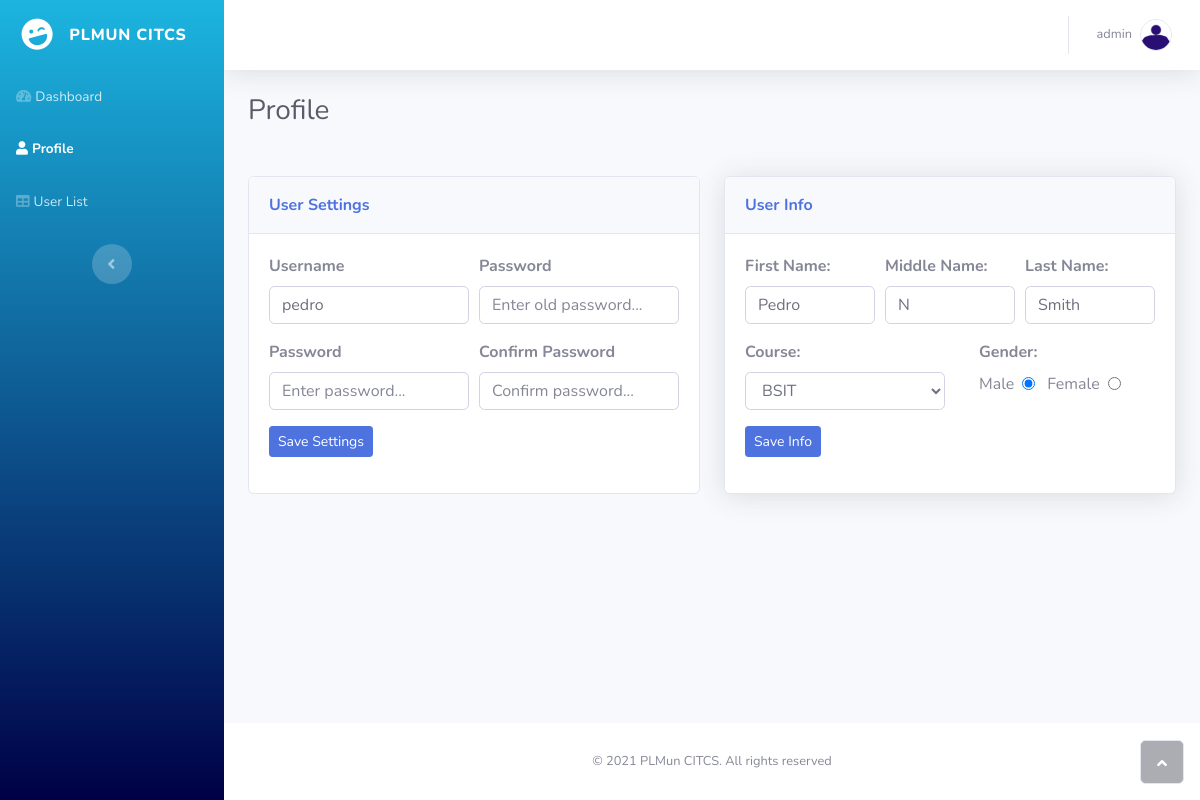
/admin/profile.php?id=3 (signed in), run on the app's committed database.
### tables this page shows
CREATE TABLE IF NOT EXISTS `user_info` (
  `info_id` int(11) NOT NULL AUTO_INCREMENT,
  `user_id` int(11) NOT NULL,
  `fname` text NOT NULL,
  `mname` text,
  `lname` text NOT NULL,
  `course` text NOT NULL,
  `gender` text NOT NULL,
  `status` text,
  `academic_year` text,
  `date_created` date NOT NULL,
  PRIMARY KEY (`info_id`)
);

CREATE TABLE IF NOT EXISTS `users` (
  `user_id` int(11) NOT NULL AUTO_INCREMENT,
  `username` varchar(16) NOT NULL,
  `password` varchar(100) NOT NULL,
  `level` int(11) NOT NULL,
  `date_created` date NOT NULL,
  PRIMARY KEY (`user_id`)
);

### includes/class/functions.php (called while the page is built, shortened)
<?php
class functions
{
	public function connection()
	{
		$pdo = new PDO("mysql:host=localhost;dbname=ojt;",'root','');
		return $pdo;
	}
}
?>

### includes/class/userprofile.php (the view, shortened to what this page needs)
<?php
    if(isset($_GET['id'])){
        $sql = $fn->connection()->prepare("SELECT * FROM users INNER JOIN user_info ON users.user_id = user_info.user_id WHERE users.user_id = ?");
        $sql->execute([$_GET['id']]);
        $col = $sql->fetch(PDO::FETCH_ASSOC);
        echo '<div class="container-fluid">
        <h3 class="text-dark mb-5">Profile</h3>
        <div class="row mb-3">
            <div class="col-lg-6">
                  <div class="card mb-3">
                    <div class="card-header py-3">
                        <p class="text-primary m-0 font-weight-bold">User Settings</p>
                    </div>
                    <div class="card-body">
                        <form method="POST" action="">
                            <div class="form-row">
                                <div class="col">
                                    <div class="form-group"><label for="username"><strong>Username</strong></label><input class="form-control" type="text" placeholder="'.$col["username"].'" name="username" value="'.$col["username"].'" required autocomplete="off"></div>
                                </div>
                                <div class="col">
                                    <div class="form-group">
                                      <label for="oldpass"><strong>Password</strong></label>
                                      <input class="form-control" type="password" placeholder="Enter old password..." name="oldpass" required></div>
                                </div>
                            </div>
                            <div class="form-row">
                                <div class="col">
                                    <div class="form-group">
                                      <label for="pass"><strong>Password</strong></label>
                                      <input class="form-control" type="password" placeholder="Enter password..." name="pass" required></div>
                                </div>
                                <div class="col">
                                    <div class="repass"><label for="last_name"><strong>Confirm Password</strong></label><input class="form-control" type="password" placeholder="Confirm password..." name="cpass" required></div>
                                </div>
                            </div>
                            <div class="form-group">
                                <button class="btn btn-primary btn-sm" type="submit" name="UpdatePass">Save Settings</button>
                            </div>
                            '.$fn->update_account().'
                        </form>
                    </div>
                </div>
            </div>
            <div class="col-lg-6">
                <div class="row">
                    <div class="col">
                        <div class="card shadow">
                            <div class="card-header py-3">
                                <p class="text-primary m-0 font-weight-bold">User Info</p>
                            </div>
                            <div class="card-body">
                                <form method="POST" action="">
                                    <div class="form-row">
                                      <div class="col">
                                        <div class="form-group">
                                          <label for="fname"><strong>First Name:</strong></label>
                                          <input class="form-control" type="text" placeholder="'.$col['fname'].'" name="fname" value="'.$col['fname'].'" autocomplete="off" required>
                                        </div>
                                      </div>
                                      <div class="col">
                                        <div class="form-group">
                                          <label for="mname"><strong>Middle Name:</strong></label>
                                          <input class="form-control" type="text" placeholder="'.$col['mname'].'" name="mname" value="'.$col['mname'].'" autocomplete="off" required>
                                        </div>
                                      </div>
                                      <div class="col">
                                        <div class="form-group">
                                          <label for="lname"><strong>Last Name:</strong></label>
                                          <input class="form-control" type="text" placeholder="'.$col['lname'].'" name="lname"  value="'.$col['lname'].'"autocomplete="off" required>
                                        </div>
                                      </div>
                                    </div>
                                    <div class="form-row">
                                        <div class="col">
                                            <div class="form-group">
                                              <label for="course"><strong>Course:</strong></label>
                                              <select class="form-control" name="course">
                                                <option disabled selected>Select Course</option>';?>
                                                <option value ="BSIT" <?php if($col["course"]=="BSIT") echo 'selected = "selected"'; ?>>BSIT</option>
                                              <?php echo'</select>
                                            </div>
                                        </div>
                                        <div class="col">
                                          <span class="ml-4"><strong>Gender:</strong></span>
                                              <br>
                                            <div class="form-inline ml-3 mt-2">
                                              <label class="mx-2 form-check-label" for="male"> Male </label>
                                              '; ?>
                                              <input class="form-check-input" type="radio" name="gender" id="male" value="Male" <?php if($col["gender"]=="Male") echo 'checked'; ?>>
                                              <label class="mx-2 form-check-label" for="female"> Female </label>
                                              <input class="form-group-input" type="radio" name="gender" id="female" value="Female" <?php if($col["gender"]=="Female") echo 'checked'; ?>>
                                              <?php echo'
                                             </div>
                                        </div>
                                    </div>
                                    <div class="form-group">
                                      <button class="btn btn-primary btn-sm" type="submit" name="UpdateUserInfo">Save&nbsp;Info</button>
                                    </div>
                                    '.$fn->update_account().'
                                </form>
                            </div>
                        </div>
                    </div>
                </div>
            </div>
        </div>
    </div>';
    }
?>

### data on the page
user_info: username "pedro", fname "Pedro", mname "N", lname "Smith", course "BSIT", gender "☑ Male", gender "☐ Female"

### other printed values
$_SESSION['user'] "admin"
